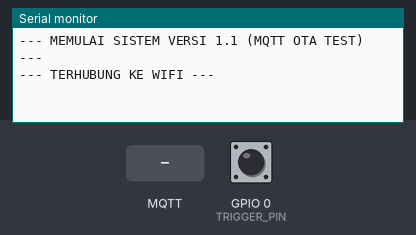
The sketch below on a simulated ESP32. Parts: the last lines printed to the serial monitor. The inputs (shaded band) are chosen by the test bench; at power-on: GPIO 0 (TRIGGER_PIN) HIGH. WiFi joins after 1.5 s; servers stay silent unless stated; random numbers use the default seed unless the sketch sets one; no MQTT or app messages arrive unless stated.

Above: at 2.7 s.
2.8 s: MQTT message "UPDATE_OTA" arrives on the first subscribed topic
At 5.5 s:
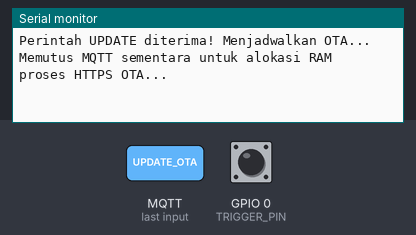
5.8 s: MQTT message "1" arrives on the first subscribed topic
At 7.0 s:
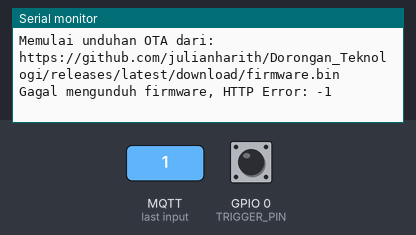
8.8 s: GPIO 0 (TRIGGER_PIN) pulled LOW for 3.2 s
15.0 s: MQTT message "on" arrives on the first subscribed topic
At 16.2 s:
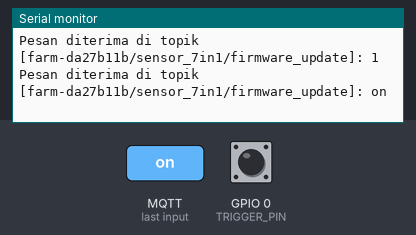
16.5 s: MQTT message "off" arrives on the first subscribed topic
At 17.5 s:
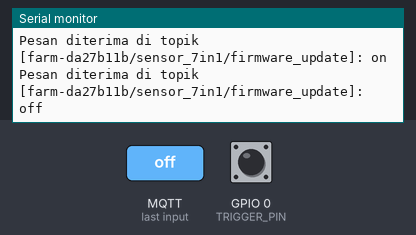

The sketch:

ota_experiment.ino
```cpp
#include <WiFi.h>
#include <WiFiManager.h>
#include <HTTPClient.h>
#include <Update.h>
#include <WiFiClientSecure.h>
#include <PubSubClient.h>

#define TRIGGER_PIN 0

#ifndef RGB_BUILTIN
  #define RGB_BUILTIN 48
#endif

// --- KONFIGURASI GITHUB OTA ---
const char* binUrl = "https://github.com/julianharith/Dorongan_Teknologi/releases/latest/download/firmware.bin";

// --- KONFIGURASI MQTT VPS ---
constexpr char MQTT_HOST[] = "hivemqtt.e-farmingcorpora.cloud";
constexpr uint16_t MQTT_PORT = 8883;
constexpr char MQTT_USER[] = "efarming";
constexpr char MQTT_PASSWORD[] = "EfarmingHiveMQ2026!";
constexpr char topic_cmd[] = "farm-da27b11b/sensor_7in1/firmware_update";

WiFiManager wifiManager;
WiFiClientSecure mqttClient; // Diubah menjadi WiFiClientSecure untuk port 8883 (SSL/TLS)
PubSubClient client(mqttClient);

bool perintahUpdateDiterima = false;

// --- FUNGSI KONTROL LED RGB ---
void setStatusLED(uint8_t r, uint8_t g, uint8_t b) {
  neopixelWrite(RGB_BUILTIN, r, g, b);
}

// --- CALLBACK WIFIMANAGER ---
void configModeCallback(WiFiManager *myWiFiManager) {
  Serial.println("\nGagal terkoneksi ke router. Membuka Portal AP...");
  setStatusLED(0, 0, 255); // Biru: Mode AP
}

// --- FUNGSI EKSEKUSI OTA ---
void performOTA() {
  Serial.print("\nMemulai unduhan OTA dari: ");
  Serial.println(binUrl);

  setStatusLED(0, 255, 255); // Cyan: Proses OTA

  WiFiClientSecure secureClient;
  secureClient.setInsecure();

  HTTPClient http;
  http.setFollowRedirects(HTTPC_FORCE_FOLLOW_REDIRECTS);

  if (http.begin(secureClient, binUrl)) {
    int httpCode = http.GET();

    if (httpCode == HTTP_CODE_OK || httpCode == HTTP_CODE_MOVED_PERMANENTLY) {
      int contentLength = http.getSize();
      bool canBegin = Update.begin(contentLength);

      if (canBegin) {
        Serial.println("Mengunduh dan menulis file ke memori...");
        WiFiClient* stream = http.getStreamPtr();
        size_t written = Update.writeStream(*stream);

        if (written == contentLength) {
          Serial.println("File berhasil diunduh secara penuh!");
        } else {
          Serial.printf("Peringatan: Terunduh %d dari %d bytes\n", written, contentLength);
        }

        if (Update.end()) {
          Serial.println("OTA Selesai! Sistem akan restart dalam 1 detik...");
          setStatusLED(0, 255, 0);
          delay(1000);
          ESP.restart();
        } else {
          Serial.printf("Update Error: %s\n", Update.errorString());
          setStatusLED(255, 0, 0);
          delay(2000);
        }
      } else {
         Serial.println("Gagal: Kapasitas partisi OTA tidak mencukupi.");
         setStatusLED(255, 0, 0);
         delay(2000);
      }
    } else {
      Serial.printf("Gagal mengunduh firmware, HTTP Error: %d\n", httpCode);
      setStatusLED(255, 0, 0);
      delay(2000);
    }
    http.end();
  } else {
    Serial.println("Gagal terhubung ke server GitHub.");
    setStatusLED(255, 0, 0);
    delay(2000);
  }

  perintahUpdateDiterima = false;
}

// --- CALLBACK MQTT (Menerima Pesan) ---
void mqttCallback(char* topic, byte* payload, unsigned int length) {
  String pesan = "";
  for (int i = 0; i < length; i++) {
    pesan += (char)payload[i];
  }

  Serial.printf("Pesan diterima di topik [%s]: %s\n", topic, pesan.c_str());

  if (pesan == "UPDATE_OTA") {
    Serial.println("Perintah UPDATE diterima! Menjadwalkan OTA...");
    perintahUpdateDiterima = true;
  }
}

// --- FUNGSI KONEKSI ULANG MQTT ---
void reconnectMQTT() {
  if (!client.connected() && !perintahUpdateDiterima) {
    setStatusLED(0, 255, 0); // Hijau: WiFi terhubung, MQTT terputus/menyambung

    Serial.print("Mencoba terhubung ke broker MQTT SSL...");
    String clientId = "ESP32-DorTek-" + String(random(0xffff), HEX);

    // Autentikasi dengan Username dan Password
    if (client.connect(clientId.c_str(), MQTT_USER, MQTT_PASSWORD)) {
      Serial.println("Berhasil terhubung ke MQTT!");
      client.subscribe(topic_cmd);
      setStatusLED(255, 0, 255); // Ungu: MQTT berhasil terhubung
    } else {
      Serial.print("Gagal, rc=");
      Serial.print(client.state());
      Serial.println(". Coba lagi dalam 5 detik.");
    }
  }
}

void setup() {
  Serial.begin(115200);
  pinMode(TRIGGER_PIN, INPUT_PULLUP);

  Serial.println("\n--- MEMULAI SISTEM VERSI 1.1 (MQTT OTA TEST) ---");

  setStatusLED(255, 150, 0); // Kuning: Mulai WiFi setup

  wifiManager.setConnectTimeout(30);
  wifiManager.setConfigPortalTimeout(180);
  wifiManager.setAPCallback(configModeCallback);

  if (!wifiManager.autoConnect("Setup-Sensor-Tanah")) {
    Serial.println("Gagal terhubung ke WiFi & timeout habis. Restarting...");
    setStatusLED(255, 0, 0);
    delay(3000);
    ESP.restart();
  }

  Serial.println("\n--- TERHUBUNG KE WIFI ---");
  setStatusLED(0, 255, 0);

  // Setup MQTT Secure
  mqttClient.setInsecure(); // Abaikan sertifikat CA agar stabil di berbagai broker
  client.setServer(MQTT_HOST, MQTT_PORT);
  client.setCallback(mqttCallback);
}

void loop() {
  // 1. Eksekusi OTA jika perintah diterima
  if (perintahUpdateDiterima) {
    Serial.println("Memutus MQTT sementara untuk alokasi RAM proses HTTPS OTA...");
    client.disconnect();
    delay(500);

    performOTA();
  }

  // 2. Pertahankan Koneksi MQTT
  if (!client.connected() && !perintahUpdateDiterima) {
    static unsigned long lastReconnectAttempt = 0;
    if (millis() - lastReconnectAttempt > 5000) {
      lastReconnectAttempt = millis();
      reconnectMQTT();
    }
  } else if (client.connected()) {
    client.loop();
  }

  // 3. Manual Reset WiFi via Tombol BOOT
  if (digitalRead(TRIGGER_PIN) == LOW) {
    delay(3000);
    if (digitalRead(TRIGGER_PIN) == LOW) {
      Serial.println("\nTombol BOOT ditahan! Membuka portal setup...");
      setStatusLED(0, 0, 255);
      wifiManager.setConfigPortalTimeout(180);
      if (!wifiManager.startConfigPortal("Setup-Sensor-Tanah")) {
        setStatusLED(255, 0, 0);
        delay(2000);
        ESP.restart();
      }
      setStatusLED(0, 255, 0);
    }
  }
}
```

Measured:
- after the input at 2.8 s, the serial monitor: prints a new line after 2.3 s (image 1)
- after the input at 15.0 s, the serial monitor: prints a new line at once (image 3)
- after the input at 16.5 s, the serial monitor: prints a new line at once (image 4)
